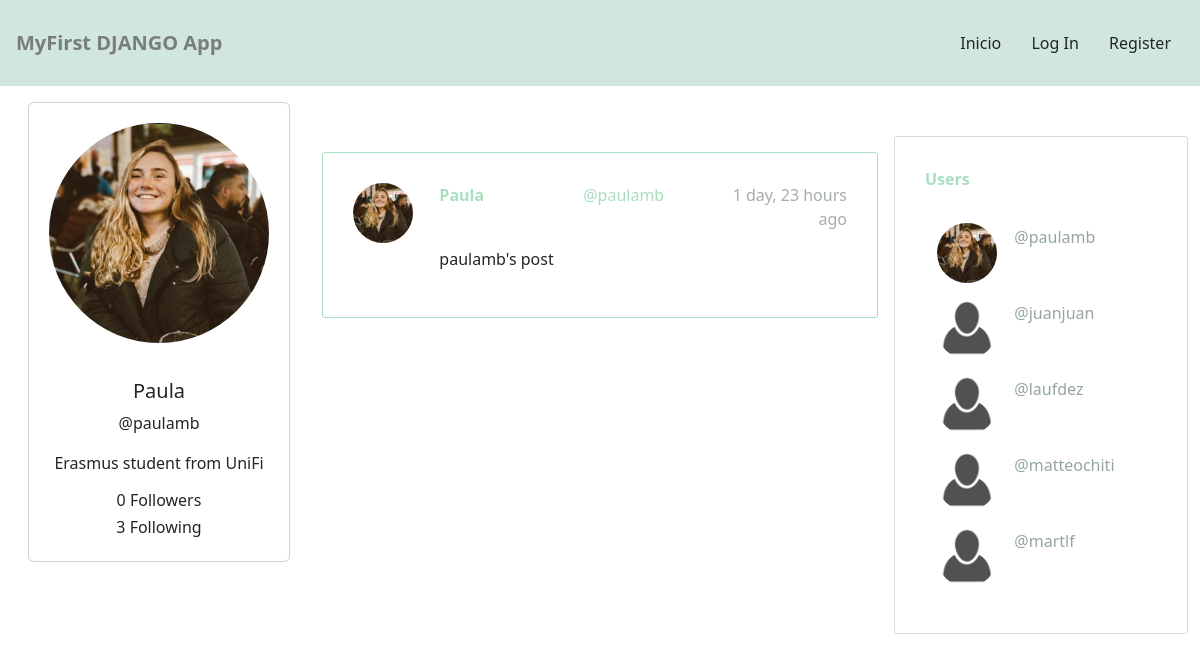
The page /profile/paulamb/ on the database its author committed.
### socialnetwork/models.py (models this page shows, shortened)
class Profile(models.Model):
    user = models.OneToOneField(User, on_delete=models.CASCADE)
    bio = models.CharField(default='Biography', max_length=100)
    image = models.ImageField(default='default.png')
    def following(self):
        user_ids = Relationship.objects.filter(from_user=self.user)\
                                    .values_list('to_user_id', flat=True)
        return User.objects.filter(id__in=user_ids)
    def followers(self):
        user_ids = Relationship.objects.filter(to_user=self.user)\
                                    .values_list('from_user_id', flat=True)
        return User.objects.filter(id__in=user_ids)
    def create_profile(sender, instance, created, **kwargs):
        if created:
            user_profile = Profile(user=instance)
            user_profile.save()
    post_save.connect(create_profile, sender=User)

class Post(models.Model):
    timestamp = models.DateTimeField(default=timezone.now)
    content = models.TextField()
    user = models.ForeignKey(User, on_delete=models.CASCADE, related_name='posts')
    likes = models.ManyToManyField(User, blank=True, related_name='likes')
    dislikes = models.ManyToManyField(User, blank=True, related_name='dislikes')
    class Meta:
        ordering = ['-timestamp']  #Sort posts by time

### socialnetwork/views.py (the view)
# urls.py: path('profile/<str:username>/', views.profile, name='profile'),
def profile(request, username):
    user = User.objects.get(username=username)
    posts = user.posts.all()
    profiles = Profile.objects.all()
    context = {'user' : user, 'posts' : posts, 'profiles': profiles}
    return render(request, 'socialnetwork/profile.html', context)

### socialnetwork/templates/socialnetwork/profile.html (shortened to what this page needs)
{% extends 'socialnetwork/layout.html' %}
{% load humanize %}
{% block content %}
<div id="main" class="container-fluid d-flex">
    <div class="col-md-3 col-lg-3 col-xl-3 d-none d-md-block" style="padding:1em">
        <div class="card" >
            <img src="{{ user.profile.image.url }}" class="card-img-top rounded-circle" style="padding: 20px" alt="...">
            <div class="card-body" style="text-align:center">
                <h5 class="card-title">{{ user.first_name }}</h5>
                <p class="card-text">@{{ user }}</p>
                <p class="card-text">{{ user.profile.bio }}</p>
                <h6 class="card-title font-weight-bold">{{ user.profile.followers.count }} Followers</h6>
                <h6 class="card-title font-weight-bold">{{ user.profile.following.count }} Following</h6>
            </div>
        </div>
    </div>
    <div class="col-12 col-sm-12 col-md-6 col-lg-6 col-xl-6 d-block" style="padding:1em">
        {% for post in posts %}
        <div id="postsCards" style="max-width: 900px; margin: 0 auto; margin-top: 50px; border-radius: 3px; padding: 30px; border: 1px solid #A9DFBF">
            <div class="row">
                <div class="col-2">
                    <img src="{{ post.user.profile.image.url }}" style="border-radius: 100px; width: 60px; margin-right: 15px" alt="">
                </div>
                <div class="col-10">
                    <div class="row">
                        <div class="col-4" style="float: left">
                            <a href="{% url 'profile' post.user %}" style="text-decoration: none; color: #A9DFBF; font-weight: bolder">{{ post.user.first_name }}</a>
                        </div>
                        <div class="col-4" style="float: left">
                            <a href="{% url 'profile' post.user %}" style="text-decoration: none; color: #A9DFBF">@{{ post.user }}</a>
                        </div>
                        <div class="col-4" style="float: right; text-align: right; color: #A6ACAF">
                            <span>{{ post.timestamp|naturaltime }}</span>
                        </div>
                    </div>
                    <div class="row" style="padding: 1em 0 0">
                        <div class="col-10">
                            <p>{{post.content}}</p>
                        </div>
                    </div>
                </div>
            </div>
        </div>
        {% endfor %}
    </div>
            <div class="col-md-3 col-lg-3 col-xl-3 d-none d-md-block">
                <div id="WhoToFollowCard" style="margin: 0 auto; margin-top: 50px; border-radius: 3px; padding: 30px; border: 1px solid #D7DBDD">
                    <div class="row">
                        <p style="color: #A9DFBF; font-weight: bolder"> Users </p>
                    </div>
                    {% for profile in profiles %}
                        <div class="row" style="margin: 1em auto">
                            <div class="col-4">
                                <img src="{{ profile.image.url }}" style="border-radius: 100px; width: 60px; margin-right: 15px" alt="">
                            </div>
                            <div class="col-8">
                                <a href="{% url 'profile' profile.user %}" style="margin: auto; text-decoration: none; color: #95A5A6; text-align: right; vertical-align: middle">@{{ profile.user }}</a>
                            </div>
                        </div>
                    {% endfor %}
                </div>
            </div>
</div>
{% endblock content %}

### rows shown on the page
Post: user.profile.image (picture), user.first_name "Paula", user "paulamb", timestamp "1 day, 23 hours ago", content "paulamb's post"
Profile: image (picture), user "paulamb"
Profile: image (placeholder picture), user "juanjuan"
Profile: image (placeholder picture), user "laufdez"
Profile: image (placeholder picture), user "matteochiti"
Profile: image (placeholder picture), user "martlf"

### other values the page prints
{{ user.first_name }} "Paula"
{{ user }} "paulamb"
{{ user.profile.bio }} "Erasmus student from UniFi"
{{ user.profile.followers.count }} "0"
{{ user.profile.following.count }} "3"
